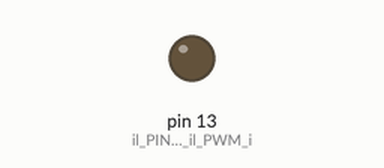
A sketch run on a simulated Arduino Uno, built with avr-gcc and run on an emulated ATmega328P. On the bench: output pins drawn as LEDs (lit = HIGH).

Above: at 0.15 s.
Timing chart, 0 to 1.6 s (numbered marks = the images above):
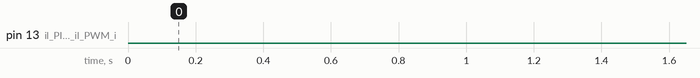

The sketch:

pwm_0_manuale.ino
```cpp
/*
  Manual PWM

  Gestire la modulazione della pulsazione tramite un delay,
  questa tecnica puo' essere usata su qualunque PIN.

  Altre info: http://arduino.cc/en/Tutorial/SecretsOfArduinoPWM
  */


int pausa = 5 ; // 100 e' Circa 10% del duty cicle @ 1KHz
int microPausa = 100 ; // 100 e' Circa 10% del duty cicle @ 1KHz

void setup()
{
  pinMode(13, OUTPUT); // il PIN 13 non ha il PWM in hardware
}

void loop()
{
  brilla();
// microBrilla();
}
/////////////////////////////
// Funzioni personali

void brilla() {
  // lampeggia usando delay(): millesimi di secondo

  digitalWrite(13, HIGH);
  delay(pausa);
  digitalWrite(13, LOW);
  delay(pausa * 5);
}

void microBrilla() {
  // lampeggia usando delayMicroseconds(): millionesimi di secondo

  digitalWrite(13, HIGH);
  delayMicroseconds(microPausa);
  digitalWrite(13, LOW);
  delayMicroseconds(1000 - microPausa);
}
```
